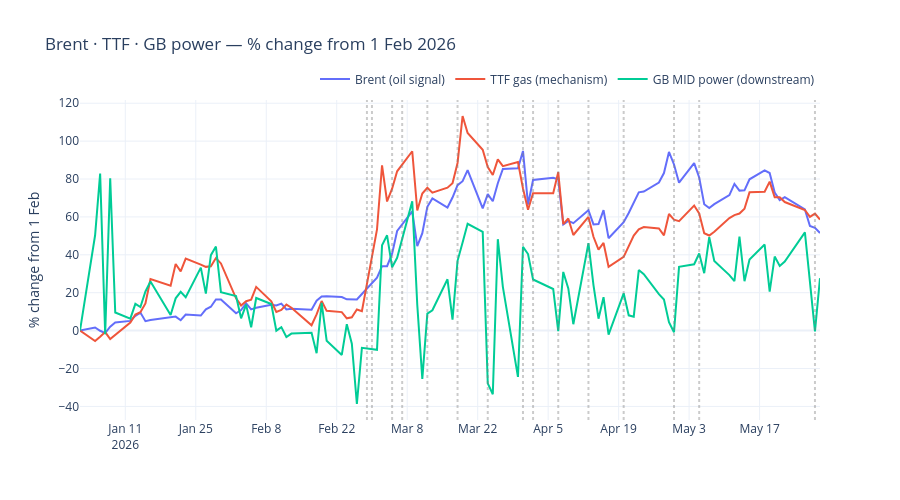

Source (notebook cell):
### Markdown cell above
## Panel 1 — Hero: Brent, TTF gas, GB power (% from 1 Feb)

Three series on a single axis, normalised to % change from the first available date. Vertical reference lines mark the 15 curated timeline events. Reading this chart: where the three series move together, the transmission chain is working (Iran shock → crude → gas → power). Where GB power decouples from Brent but tracks TTF, gas-as-marginal-fuel is doing the work.

### Code cell
df = combined.copy()
for col in ("brent_close", "ttf_close", "gb_power_avg"):
    first = df[col].dropna().iloc[0]
    df[f"{col}_pct"] = (df[col] / first - 1) * 100

fig = go.Figure()
fig.add_trace(
    go.Scatter(x=df["d"], y=df["brent_close_pct"], name="Brent (oil signal)", line=dict(width=2))
)
fig.add_trace(
    go.Scatter(x=df["d"], y=df["ttf_close_pct"], name="TTF gas (mechanism)", line=dict(width=2))
)
fig.add_trace(
    go.Scatter(
        x=df["d"], y=df["gb_power_avg_pct"], name="GB MID power (downstream)", line=dict(width=2)
    )
)

for _, e in timeline.iterrows():
    fig.add_vline(x=e["event_date"], line_dash="dot", line_color="grey", opacity=0.4)

fig.update_layout(
    title="Brent · TTF · GB power — % change from 1 Feb 2026",
    yaxis_title="% change from 1 Feb",
    xaxis_title="",
    template="plotly_white",
    hovermode="x unified",
    height=500,
    legend=dict(orientation="h", yanchor="bottom", y=1.02, xanchor="right", x=1),
)
fig.show()
